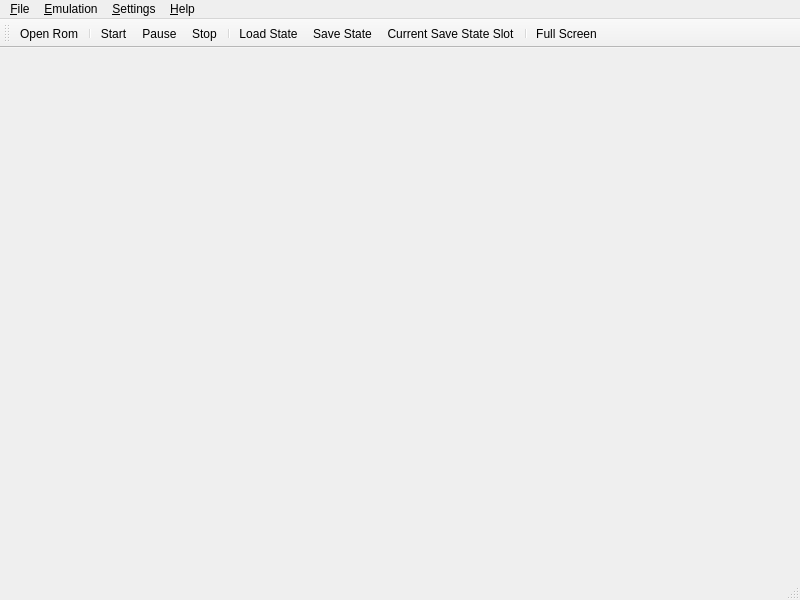
<ui version="4.0" >
 <class>MainWindow</class>
 <widget class="QMainWindow" name="MainWindow" >
  <property name="geometry" >
   <rect>
    <x>0</x>
    <y>0</y>
    <width>800</width>
    <height>600</height>
   </rect>
  </property>
  <property name="windowTitle" >
   <string>MainWindow</string>
  </property>
  <widget class="QWidget" name="centralwidget" >
   <layout class="QVBoxLayout" name="verticalLayout" >
    <item>
     <widget class="MainWidget" native="1" name="mainWidget" />
    </item>
   </layout>
  </widget>
  <widget class="QMenuBar" name="menubar" >
   <property name="geometry" >
    <rect>
     <x>0</x>
     <y>0</y>
     <width>800</width>
     <height>27</height>
    </rect>
   </property>
   <widget class="QMenu" name="menu_File" >
    <property name="title" >
     <string>&amp;File</string>
    </property>
    <addaction name="actionOpenRom" />
    <addaction name="actionCloseRom" />
    <addaction name="separator" />
    <addaction name="actionQuit" />
   </widget>
   <widget class="QMenu" name="menu_Emulation" >
    <property name="title" >
     <string>&amp;Emulation</string>
    </property>
    <addaction name="actionStart" />
    <addaction name="actionPause" />
    <addaction name="actionStop" />
    <addaction name="separator" />
    <addaction name="actionSaveState" />
    <addaction name="actionSaveStateAs" />
    <addaction name="actionLoadState" />
    <addaction name="actionLoadStateFrom" />
    <addaction name="separator" />
    <addaction name="actionCurrentSaveStateSlot" />
   </widget>
   <widget class="QMenu" name="menu_Settings" >
    <property name="title" >
     <string>&amp;Settings</string>
    </property>
    <addaction name="actionFullScreen" />
    <addaction name="actionConfigureMupen64Plus" />
   </widget>
   <widget class="QMenu" name="menu_Help" >
    <property name="title" >
     <string>&amp;Help</string>
    </property>
    <addaction name="action_About" />
    <addaction name="actionAbout_Qt" />
   </widget>
   <addaction name="menu_File" />
   <addaction name="menu_Emulation" />
   <addaction name="menu_Settings" />
   <addaction name="menu_Help" />
  </widget>
  <widget class="QStatusBar" name="statusbar" />
  <widget class="QToolBar" name="toolBar" >
   <property name="windowTitle" >
    <string>toolBar</string>
   </property>
   <attribute name="toolBarArea" >
    <enum>TopToolBarArea</enum>
   </attribute>
   <attribute name="toolBarBreak" >
    <bool>false</bool>
   </attribute>
   <addaction name="actionOpenRom" />
   <addaction name="separator" />
   <addaction name="actionStart" />
   <addaction name="actionPause" />
   <addaction name="actionStop" />
   <addaction name="separator" />
   <addaction name="actionLoadState" />
   <addaction name="actionSaveState" />
   <addaction name="actionCurrentSaveStateSlot" />
   <addaction name="separator" />
   <addaction name="actionFullScreen" />
  </widget>
  <action name="actionOpenRom" >
   <property name="text" >
    <string>&amp;Open Rom</string>
   </property>
   <property name="shortcut" >
    <string>Ctrl+O</string>
   </property>
  </action>
  <action name="actionCloseRom" >
   <property name="text" >
    <string>&amp;Close Rom</string>
   </property>
   <property name="shortcut" >
    <string>Ctrl+W</string>
   </property>
  </action>
  <action name="actionQuit" >
   <property name="text" >
    <string>&amp;Quit</string>
   </property>
   <property name="shortcut" >
    <string>Ctrl+Q</string>
   </property>
  </action>
  <action name="actionStart" >
   <property name="text" >
    <string>&amp;Start</string>
   </property>
  </action>
  <action name="actionPause" >
   <property name="text" >
    <string>&amp;Pause</string>
   </property>
   <property name="shortcut" >
    <string>Space</string>
   </property>
  </action>
  <action name="actionStop" >
   <property name="text" >
    <string>S&amp;top</string>
   </property>
   <property name="shortcut" >
    <string>Esc</string>
   </property>
  </action>
  <action name="actionSaveState" >
   <property name="text" >
    <string>Sa&amp;ve State</string>
   </property>
   <property name="shortcut" >
    <string>Ctrl+F7</string>
   </property>
  </action>
  <action name="actionSaveStateAs" >
   <property name="text" >
    <string>Save State &amp;as...</string>
   </property>
  </action>
  <action name="actionLoadState" >
   <property name="text" >
    <string>&amp;Load State</string>
   </property>
   <property name="shortcut" >
    <string>Ctrl+F5</string>
   </property>
  </action>
  <action name="actionLoadStateFrom" >
   <property name="text" >
    <string>L&amp;oad State from...</string>
   </property>
  </action>
  <action name="actionCurrentSaveStateSlot" >
   <property name="text" >
    <string>&amp;Current Save State Slot...</string>
   </property>
  </action>
  <action name="actionFullScreen" >
   <property name="checkable" >
    <bool>true</bool>
   </property>
   <property name="text" >
    <string>&amp;Full Screen</string>
   </property>
   <property name="shortcut" >
    <string>Alt+Return</string>
   </property>
  </action>
  <action name="actionConfigureMupen64Plus" >
   <property name="text" >
    <string>&amp;Configure Mupen64Plus</string>
   </property>
  </action>
  <action name="action_About" >
   <property name="text" >
    <string>&amp;About</string>
   </property>
  </action>
  <action name="actionAbout_Qt" >
   <property name="text" >
    <string>About &amp;Qt</string>
   </property>
  </action>
 </widget>
 <customwidgets>
  <customwidget>
   <class>MainWidget</class>
   <extends>QWidget</extends>
   <header>mainwidget.h</header>
   <container>1</container>
  </customwidget>
 </customwidgets>
 <resources/>
 <connections/>
</ui>
